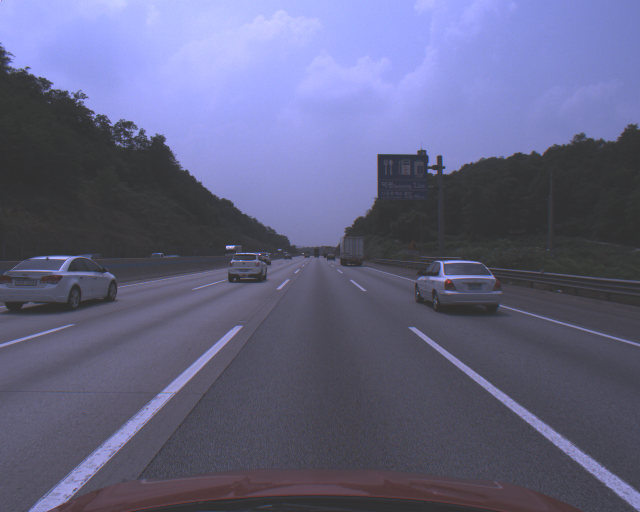
%> input picture Matlab_Code/2019_01_17_Edge_detection/sample.bmp, 1280 x 1024 px (shown at 1/2 size)
$ octave Edge_detection_6_with_noise.m   (GNU Octave 9; MATLAB toolbox functions it lacks are replaced by stand-ins)
%> lines starting %> are read from the running program, lines starting %| are printed output that depends on the picture; in (x1, y1, x2, y2) boxes, pixels count from 0 and x2, y2 are one past the last pixel; in counts of white or black regions, pixels touching at a corner belong together; the program's own positions count from 1
close all; clc; clear all;
%% Read in image https://www.youtube.com/watch?v=1-jURfDzP1s
I = imread('sample.bmp');
%> I is the input picture: size 1024x1280x3 uint8; mean R, G, B 98.8, 99.7, 130.5
imshow(I);
%% Convert to Ggrayscale image
Igray = rgb2gray(I);
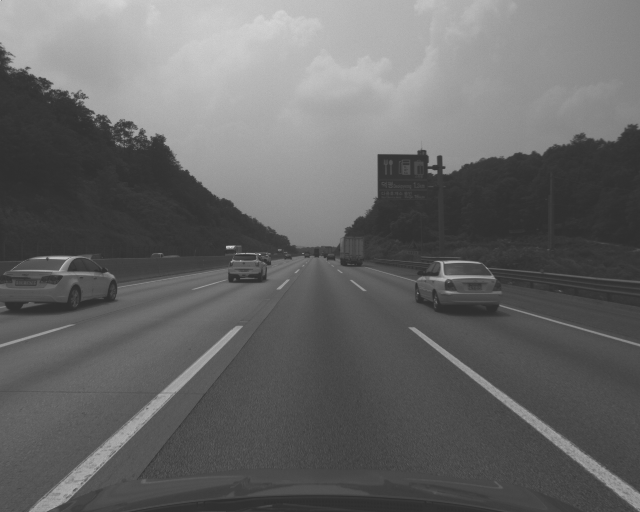
%> Igray: size 1024x1280 uint8 (shown at 1/2 size); min 45, max 255, mean 102.9
imshow(Igray);
%% Convert to Binary image
level = 0.5; % <-우클릭해서 값 증가 감소 시켜보기
Ithresh = im2bw(Igray,level);
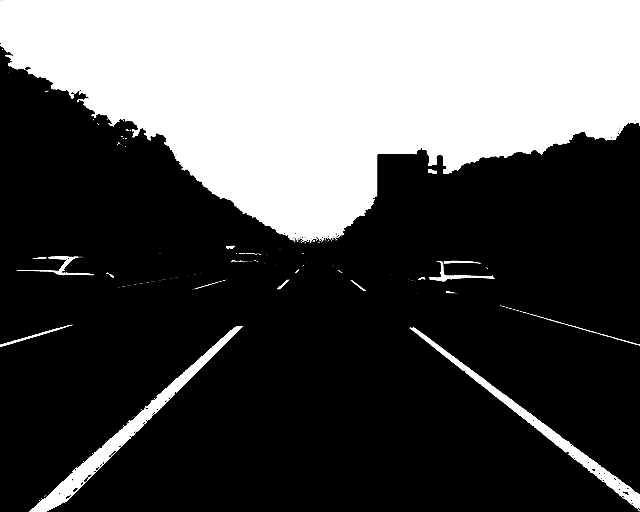
%> Ithresh: size 1024x1280 logical (shown at 1/2 size); 32.9% white; 150 white regions (126 under 20 px), largest, box (x1, y1, x2, y2) and area: (0, 0, 1280, 486) 403849, (58, 652, 486, 1024) 12869, (818, 654, 1280, 1023) 9543
%imshowpair(Igray,Ithresh,'montage');
imshow(Ithresh);
%% clear noises
%se = strel('disk', 5);
%Iopenned = imopen(Ithresh,se);
%imshow(Iopenned);

%% 빈행렬 만들기
xi = [];
yi = [];

%% 점 찍기
cnt = 0;
figure;
for i=300:10:1024
    for j=1:10:1280
        if Ithresh(i, j) ==  1
            hold on;
            xi = [xi; j];
            yi = [yi; 1024 - i];
            plot(j,1024 - i,'bx');
        end
    end
end
%> after the loop, xi = 867 values, max 1271 at index 666, min 1 at index 660, mean 612.6; yi = 867 values, max 724 at index 1, min 4 at index 864, mean 527.7
%% m>0 인 차선
T = 10;
cnt = 0;
c_max = 0;
f=0;
d=0;
for i=1:1:100
    id = randperm(length(xi),2);

    %hold on; plot(xi(id),yi(id),'ro');axis equal;
    sxi = xi(id);
    syi = yi(id);

    %y=mx+n 램덤으로 뽑은 두 점으로 그래프 그리기
    m=(syi(2)-syi(1))/(sxi(2)-sxi(1));
    n = -m*sxi(1)+syi(1)
    syi_=m*sxi+n;
    %hold on; plot(sxi,syi,'b-');
    for i=1:1:length(xi)
        if(abs(m*xi(i)+n - yi(i)) < T)
            cnt = cnt + 1;
        end
    %d=abs(m*sxi(i)-syi(i)+n < T)
    end
    if(cnt > c_max & m>0.5)
        m_max = m;
        n_max = n;
        c_max = cnt;
    end
    cnt = 0;
end
%> this loop made 100 passes
%> (sxi, m, n, syi_, m_max, n_max, c_max) on passes 6, 32, 51: ([191; 671], 1.1, -106.9, [104; 634], 1.1, -106.9, 66), ([131; 671], 1.04, -91.85, [44; 604], 1.04, -91.85, 70), ([661; 271], 1.05, -100.9, [594; 184], 1.05, -100.9, 74)
%> (sxi, m, n, syi_) on passes 1, 2, 3, 4, 5, 7: ([271; 861], 0.271, 110.5, [184; 344]), ([601; 901], 0.133, 573.9, [654; 694]), ([721; 471], -0.08, 691.7, [634; 654]), ([911; 721], -2.05, 2163.9, [294; 684]), ([751; 501], 0.16, 523.8, [644; 604]), ([531; 451], 4.25, -1572.8, [684; 344])
%> after the loop, c_max = 76; m_max = 1.06; n_max = -107.1

yi_ = m_max*xi + n_max;
%> yi_ = 867 values, max 1238.7 at index 666, min -106 at index 660, mean 541.5
hold on; plot(xi,yi_,'r-'); axis equal;
%% m<0 인 차선
T = 10;
cnt = 0;
c_max = 0;
f=0;
d=0;
for i=1:1:100
    id = randperm(length(xi),2);

    %hold on; plot(xi(id),yi(id),'ro');axis equal;
    sxi = xi(id);
    syi = yi(id);

    %y=mx+n 램덤으로 뽑은 두 점으로 그래프 그리기
    m=(syi(2)-syi(1))/(sxi(2)-sxi(1));
    n = -m*sxi(1)+syi(1)
    syi_=m*sxi+n;
    %hold on; plot(sxi,syi,'b-');
    for i=1:1:length(xi)
        if(abs(m*xi(i)+n - yi(i)) < T)
            cnt = cnt + 1;
        end
    %d=abs(m*sxi(i)-syi(i)+n < T)
    end
    if(cnt > c_max & m<-0.5)
        m_max = m;
        n_max = n;
        c_max = cnt;
    end
    cnt = 0;
end
%> this loop made 100 passes
%> (sxi, m, n, syi_, m_max, n_max, c_max) on passes 12, 13, 14, 24, 31, 47: ([411; 391], -1, 1085, [674; 694], -1, 1085, 14), ([521; 371], -1.4, 1243.4, [514; 724], -1.4, 1243.4, 15), ([1011; 571], -0.909, 1143.1, [224; 624], -0.909, 1143.1, 67), ([1101; 511], -0.898, 1143, [154; 684], -0.898, 1143, 79), ([1141; 541], -0.783, 1007.8, [114; 584], -0.783, 1007.8, 98), ([1041; 1241], -0.8, 1026.8, [194; 34], -0.8, 1026.8, 108)
%> (sxi, m, n, syi_) on passes 1 to 6: ([481; 901], 0.119, 586.7, [644; 694]), ([381; 561], -0.444, 873.3, [704; 624]), ([511; 581], -0.286, 780, [634; 614]), ([451; 231], 0.955, -86.5, [344; 134]), ([571; 381], -0.211, 754.2, [634; 674]), ([661; 351], 1.29, -208.9, [644; 244])
%> after the loop, c_max = 113; m_max = -0.815; n_max = 1051.9

yi_ = m_max*xi + n_max;
%> yi_ = 867 values, max 1051 at index 660, min 16.22 at index 666, mean 552.7
hold on; plot(xi,yi_,'b-'); axis equal;
%> after `axis equal`:
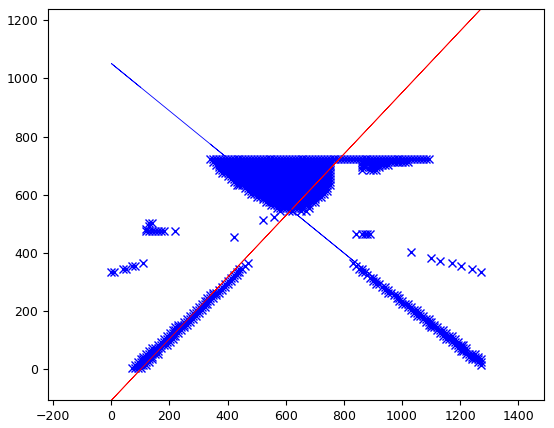
%> figure redrawn from the program's plot data
